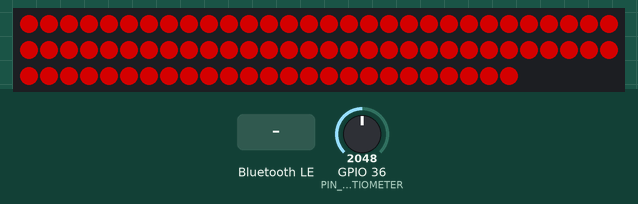
Simulated run of this program. Board: ESP32. Parts: 85 RGB LEDs in strip order, left to right, continuing on the next row. The inputs (shaded band) are chosen by the test bench; at power-on: GPIO 36 (PIN_POTENTIOMETER) = 2048. Dim RGB values are drawn brighter than linear; nothing arrives over Bluetooth unless stated; a phone connects over Bluetooth LE 3 s after start; what the program prints to the serial monitor is not drawn.

Above: at 4.2 s.
4.3 s: Bluetooth LE write "BLINK" received
7.3 s: Bluetooth LE write "RGB" received
At 7.54 s:
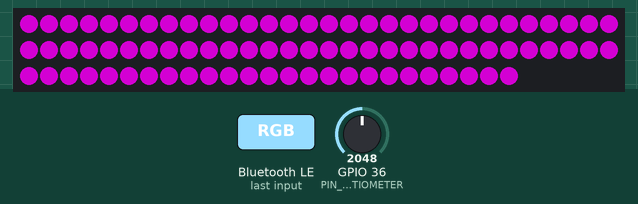
10.3 s: GPIO 36 (PIN_POTENTIOMETER) set to 2866
11.9 s: Bluetooth LE write "FADING" received
14.0 s: GPIO 36 (PIN_POTENTIOMETER) set to 491
At 15.87 s:
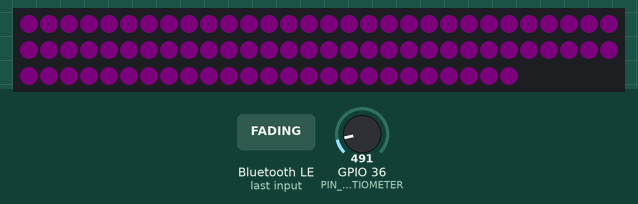

The program:

main.cpp
```cpp
#include <Arduino.h>
#include "BluetoothModule.h"
#include "ControlLED.h"

#define PIN_POTENTIOMETER 36

BluetoothModule bluetoothModule;
ControlLED controlLED;

void whenConnected();
void parseMessage(const char* message);


String lastMessage;
int effect = 0;

void setup() {

  Serial.begin(9600);
  bluetoothModule.ble_init();
  controlLED.controlLedInit();

  Serial.print("Waiting for device to connect ...");
  while (!bluetoothModule.deviceConnected)
  {
    Serial.print(".");
    delay(1000);
  }

  int analogValue = analogRead(PIN_POTENTIOMETER);
  controlLED.setBrightness(map(analogValue, 0, 4095, 0, 255));
}

void loop() {
  //* If the device is disconnected restart advertising
  if(!bluetoothModule.deviceConnected && !bluetoothModule.advertisingRestarted){
      Serial.println("Device not connected. Initializing Bluetooth...");
      bluetoothModule.restartAdvertising();
      delay(1000);
  }

  if(bluetoothModule.deviceConnected){
      whenConnected();
  }
}


void whenConnected(){
  if(!lastMessage.equals(bluetoothModule.message)){
    lastMessage = bluetoothModule.message;
    parseMessage(bluetoothModule.message);
  }

  if(effect == 0) controlLED.noEffect();
  if(effect == 1) controlLED.blink();
  if(effect == 2) controlLED.fade();

  int analogValue = analogRead(PIN_POTENTIOMETER);
  controlLED.setBrightness(map(analogValue, 0, 4095, 0, 255));

  bluetoothModule.sendMessage(String(map(analogValue, 0,4095,0,100)));
}

void parseMessage(const char* message){
  if (strcmp(message, "NOEFFECT") == 0) {
        effect = 0;
    } else if (strcmp(message, "BLINK") == 0) {
        effect = 1;
    } else if (strcmp(message, "FADING") == 0) {
        effect = 2;
    } else if (strncmp(message, "RGB", 3) == 0) {
        int red, green, blue;

        sscanf(message, "RGB,%d,%d,%d", &red, &green, &blue);
        red = constrain(red, 0, 255);
        green = constrain(green, 0, 255);
        blue = constrain(blue, 0, 255);
        controlLED.setRGB(CRGB(red, green, blue));
    }
}
```

BluetoothModule.h
```cpp
#ifndef BluetoothModule_h
#define BluetoothModule_h

#include <Arduino.h>
#include <BLEDevice.h>
#include <BLEServer.h>

#define SERVICE_UUID "a71ec97a-1f14-11ee-be56-0242ac120002"

#define SEND_CHARACTERISTIC_UUID "a71ecbfa-1f14-11ee-be56-0242ac120002"
#define RECEIVE_CHARACTERISTIC_UUID "b22ecbfa-1f14-11ee-be56-0242ac120003"

class BluetoothModule {
public:
    bool deviceConnected = false;
    bool advertisingRestarted = false;
    const char* message = "";

    void ble_init();
    void restartAdvertising();
    void sendMessage(String analogValue);

private:
    BLEServer *pServer = NULL;
    BLECharacteristic *sendCharacteristics = NULL;
    BLECharacteristic *receiveCharacteristic = NULL;

};

class MyServerCallbacks : public BLEServerCallbacks {
    BluetoothModule* bluetoothModule;

public:
    MyServerCallbacks(BluetoothModule* module): bluetoothModule(module) {}
    void onConnect(BLEServer *pServer);
    void onDisconnect(BLEServer *pServer);
};

class MyCharacteristicCallbacks : public BLECharacteristicCallbacks {
    BluetoothModule* bluetoothModule;

public:
    MyCharacteristicCallbacks(BluetoothModule* module): bluetoothModule(module) {}
    void onWrite(BLECharacteristic *pCharacteristic);
};


#endif
```

ControlLED.h
```cpp
#ifndef ControlLED_h
#define ControlLED_h

#include <Arduino.h>
#include <FastLED.h>


#define NUM_LEDS 85
#define DATA_PIN_LEDS 5

class ControlLED {
public:
    void controlLedInit();

    void setBrightness(int value);
    void setRGB(CRGB value);

    void noEffect();
    void blink();
    void fade();

private:
    CRGB rgbValue = CRGB(255, 0, 0);
    int effectLED = 0;
};


#endif
```

BluetoothModule.cpp
```cpp
#include "BluetoothModule.h"

void BluetoothModule::ble_init() {
    BLEDevice::init("LEDSTRIP");
    pServer = BLEDevice::createServer();
    pServer->setCallbacks(new MyServerCallbacks(this));

    BLEService *pService = pServer->createService(SERVICE_UUID);

    receiveCharacteristic = pService->createCharacteristic(
        RECEIVE_CHARACTERISTIC_UUID,
        BLECharacteristic::PROPERTY_WRITE |
        BLECharacteristic::PROPERTY_NOTIFY);

    sendCharacteristics = pService->createCharacteristic(
        SEND_CHARACTERISTIC_UUID,
        BLECharacteristic::PROPERTY_READ |
        BLECharacteristic::PROPERTY_NOTIFY);

    receiveCharacteristic->setCallbacks(new MyCharacteristicCallbacks(this));

    BLEAdvertising *pAdvertising = BLEDevice::getAdvertising();
    pAdvertising->addServiceUUID(SERVICE_UUID);

    pServer->getAdvertising()->start();
    pService->start();
}

void BluetoothModule::restartAdvertising(){
    pServer->startAdvertising();
    advertisingRestarted = true;
}

void BluetoothModule::sendMessage(String analogValue){
    uint8_t *message_bytes = (uint8_t *)analogValue.c_str();
    size_t length = analogValue.length();
    if(analogValue.length() > 0){
        sendCharacteristics->setValue(message_bytes, length);
    }
}

void MyServerCallbacks::onConnect(BLEServer *pServer) {
    Serial.println("\nDevice connected");
    bluetoothModule->deviceConnected = true;
}

void MyServerCallbacks::onDisconnect(BLEServer *pServer) {
    bluetoothModule->deviceConnected = false;
    bluetoothModule->advertisingRestarted = false;
}

void MyCharacteristicCallbacks::onWrite(BLECharacteristic *pCharacteristic) {
    uint8_t *retrieved = pCharacteristic->getData();
    const char *retrieved_message = (const char *)retrieved;
    bluetoothModule->message = retrieved_message;
    Serial.println("Retrieved message: ");
    Serial.println(retrieved_message);
}
```

ControlLED.cpp
```cpp
#include "ControlLED.h"

CRGB leds[NUM_LEDS];

void ControlLED::controlLedInit(){
    FastLED.addLeds<WS2812, DATA_PIN_LEDS, GRB>(leds, NUM_LEDS);
    for (int i = 0; i < NUM_LEDS; i++) {
        leds[i] = CRGB(255, 0, 0);
    }
    FastLED.show();
}

void ControlLED::setBrightness(int value){
    FastLED.setBrightness(value);
    fill_solid(leds, NUM_LEDS, rgbValue);
    FastLED.show();
}

void ControlLED::setRGB(CRGB value){
    rgbValue = value;
    FastLED.show();
}

void ControlLED::noEffect(){
  fill_solid(leds, NUM_LEDS, rgbValue);
  FastLED.show();
}

void ControlLED::blink(){
    fill_solid(leds, NUM_LEDS, rgbValue);
    FastLED.show();
    delay(300);
    fill_solid(leds, NUM_LEDS, CRGB::Black);
    FastLED.show();
    delay(300);
}

void ControlLED::fade(){
    for (int i = 0; i < 255; i++) {
        fill_solid(leds, NUM_LEDS, CRGB(rgbValue.r * i / 255, rgbValue.g * i / 255, rgbValue.b * i / 255));
        FastLED.show();
        delay(10);
    }
}
```

Measured:
- after the input at 7.3 s, the LEDs: first differ from a run without the input after 0.10 s (image 1)
- after the input at 14.0 s, the LEDs: first differ from a run without the input after 1.5 s (image 2 shows a later state)
